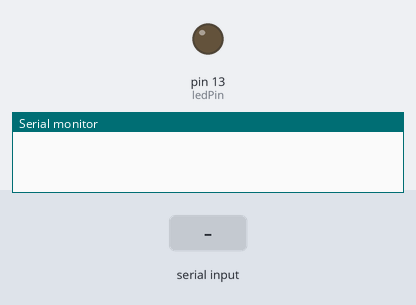
This sketch was run on a simulated Arduino Uno, built with avr-gcc and run on an emulated ATmega328P. Parts: output pins drawn as LEDs (lit = HIGH), the last lines printed to the serial monitor. Inputs (shaded band) come from the test bench.

Above: at 1.2 s.
1.3 s: "ON\n" received over Serial
At 1.9 s:
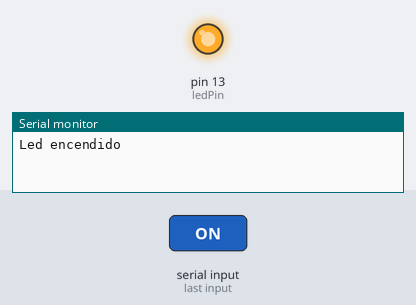
2.8 s: "A\n" received over Serial
4.3 s: "B\n" received over Serial
Timing chart, 0 to 7.3 s (numbered marks = the images above; inputs shaded):
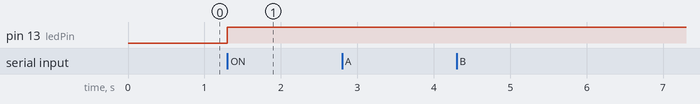

Measured:
- after the input at 1.3 s, pin 13 (ledPin): LOW → HIGH at once

The sketch:

Ejemplo_Serie_Excel_v1.0.ino
```cpp
//Saúl Íñiguez -- OpenEngineering
//Prog: Ejemplo_Serie_Excel   Versión: 1.0   Fecha: 04/02/2021

int ledPin = 13;   //Led integrado en placa

void setup() {
  Serial.begin(115200);
}

void loop() {
  pinMode(ledPin, OUTPUT);
  serialHandler();
}

void serialHandler() {
  while (Serial.available() <= 0) {}
  String data = Serial.readStringUntil('\n');
  if (data == "A") {  //Se envían los datos cuando se recibe una C
    Serial.println("He recibido una A");
  } else if (data == "B") {
    Serial.println("He recibido una B");
  } else if (data == "ON") {
    digitalWrite(ledPin, HIGH);
    Serial.println("Led encendido");
  } else if (data == "OFF") {
    digitalWrite(ledPin, LOW);
    Serial.println("Led apagado");
  }
  Serial.flush();
}
```
